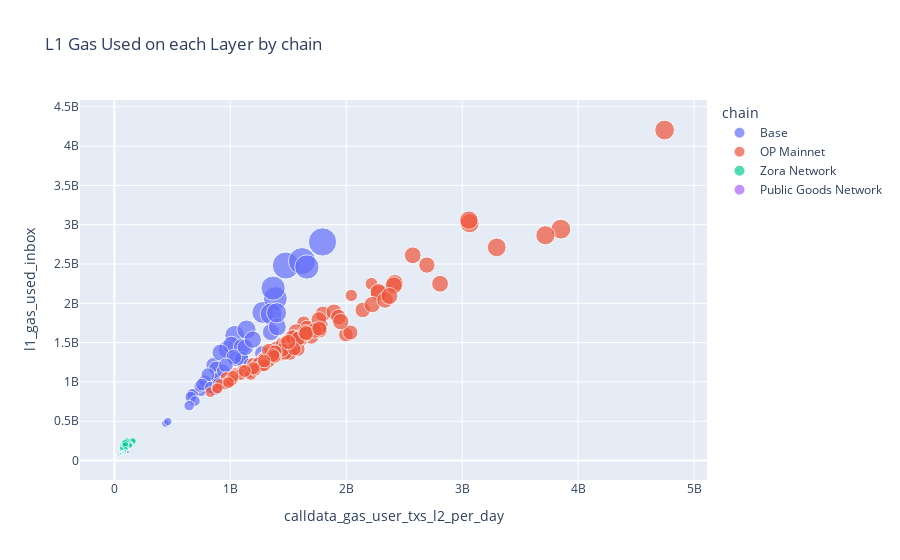
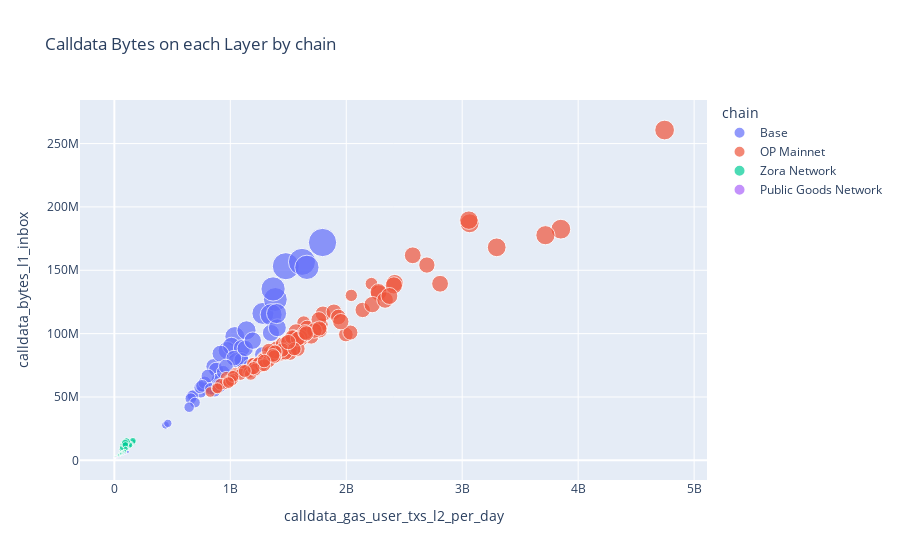

Notebook code cell kept with these figures, in order:
### Code cell
# Create the scatter plot
combo_df_plot = combo_df[
                        (~combo_df['gas_compression_ratio'].isna()) 
                        #  & (combo_df['gas_compression_ratio']<1) 
                         & (combo_df['active_secs_per_day'] == 86400)
                         ]

# combo_df_plot = combo_df[(~combo_df['bytes_compression_ratio'].isna())
#                          & (combo_df['active_secs_per_day'] == 86400)]

display(combo_df_plot)

fig = px.scatter(combo_df_plot,
                 x='calldata_gas_user_txs_l2_per_day',#'l1_gas_used_on_l2',
                 y='l1_gas_used_inbox',
                 size = 'l2_num_txs_per_day',
                 color='chain',
                 title='L1 Gas Used on each Layer by chain')

# Display the plot
fig.show()

##############

fig_bytes = px.scatter(combo_df_plot,
                 x='calldata_gas_user_txs_l2_per_day',#'calldata_bytes_l2_per_day',
                 y='calldata_bytes_l1_inbox',
                 size = 'l2_num_txs_per_day',
                 color='chain',
                 title='Calldata Bytes on each Layer by chain')

fig_bytes.show()
